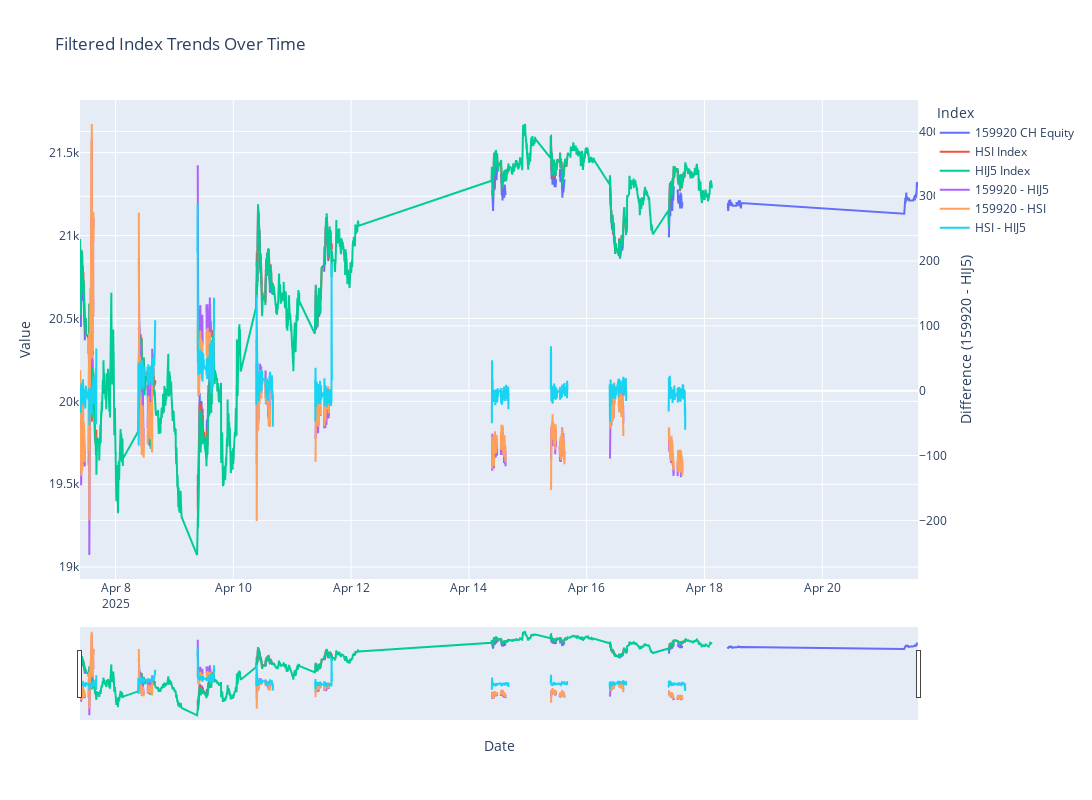

The code cell stored with this chart in its notebook:
### Code cell
filtered_df = df.filter(
    pl.col("Date") >= pl.datetime(2025, 4, 7, 9, 30, time_unit="ms").dt.replace_time_zone("Asia/Hong_Kong")
).with_columns(
    pl.col('159920 CH Equity')*15912.7465
)
import plotly.graph_objects as go

fig = go.Figure()

# Add traces for each index
for column in filtered_df.columns[1:]:
    fig.add_trace(go.Scatter(
        x=filtered_df['Date'],
        y=filtered_df[column],
        mode='lines',
        name=column
    ))

# Add a line for 159920 - HIJ5 and use secondary y-axis
fig.add_trace(go.Scatter(
    x=filtered_df['Date'],
    y=(filtered_df['159920 CH Equity'] - filtered_df['HIJ5 Index']),
    mode='lines',
    name='159920 - HIJ5',
    yaxis='y2'
))

# Add a line for 159920 - HIJ5 and use secondary y-axis
fig.add_trace(go.Scatter(
    x=filtered_df['Date'],
    y=(filtered_df['159920 CH Equity'] - filtered_df['HSI Index']),
    mode='lines',
    name='159920 - HSI',
    yaxis='y2'
))

# Add a line for 159920 - HIJ5 and use secondary y-axis
fig.add_trace(go.Scatter(
    x=filtered_df['Date'],
    y=(filtered_df['HSI Index'] - filtered_df['HIJ5 Index']),
    mode='lines',
    name='HSI - HIJ5',
    yaxis='y2'
))

# Update layout
fig.update_layout(
    title="Filtered Index Trends Over Time",
    xaxis_title="Date",
    yaxis_title="Value",
    yaxis2=dict(
        title="Difference (159920 - HIJ5)",
        overlaying='y',
        side='right'
    ),
    legend_title="Index",
    height=800,
    width=1400,
)
# add a bar under the line chart to adjust the time range
fig.update_xaxes(
    rangeslider_visible=True,
    )
fig.show()

### Figure 1 — Plotly figure (JSON) as saved in the notebook; plotly's stock layout.template omitted (floating-point values rounded to 4 significant figures; data arrays with more than 128 entries replaced by an {"elided": "..."} marker saying what was removed)
{"data": [{"mode": "lines", "name": "159920 CH Equity", "type": "scatter", "x": {"elided": "9091 str values"}, "y": {"elided": "9091 float values"}}, {"mode": "lines", "name": "HSI Index", "type": "scatter", "x": {"elided": "9091 str values"}, "y": {"elided": "9091 float values"}}, {"mode": "lines", "name": "HIJ5 Index", "type": "scatter", "x": {"elided": "9091 str values"}, "y": {"elided": "9091 float values"}}, {"mode": "lines", "name": "159920 - HIJ5", "type": "scatter", "x": {"elided": "9091 str values"}, "y": {"elided": "9091 float values"}, "yaxis": "y2"}, {"mode": "lines", "name": "159920 - HSI", "type": "scatter", "x": {"elided": "9091 str values"}, "y": {"elided": "9091 float values"}, "yaxis": "y2"}, {"mode": "lines", "name": "HSI - HIJ5", "type": "scatter", "x": {"elided": "9091 str values"}, "y": {"elided": "9091 float values"}, "yaxis": "y2"}], "layout": {"height": 800, "legend": {"title": {"text": "Index"}}, "title": {"text": "Filtered Index Trends Over Time"}, "width": 1400, "xaxis": {"rangeslider": {"visible": true}, "title": {"text": "Date"}}, "yaxis": {"title": {"text": "Value"}}, "yaxis2": {"overlaying": "y", "side": "right", "title": {"text": "Difference (159920 - HIJ5)"}}}}
